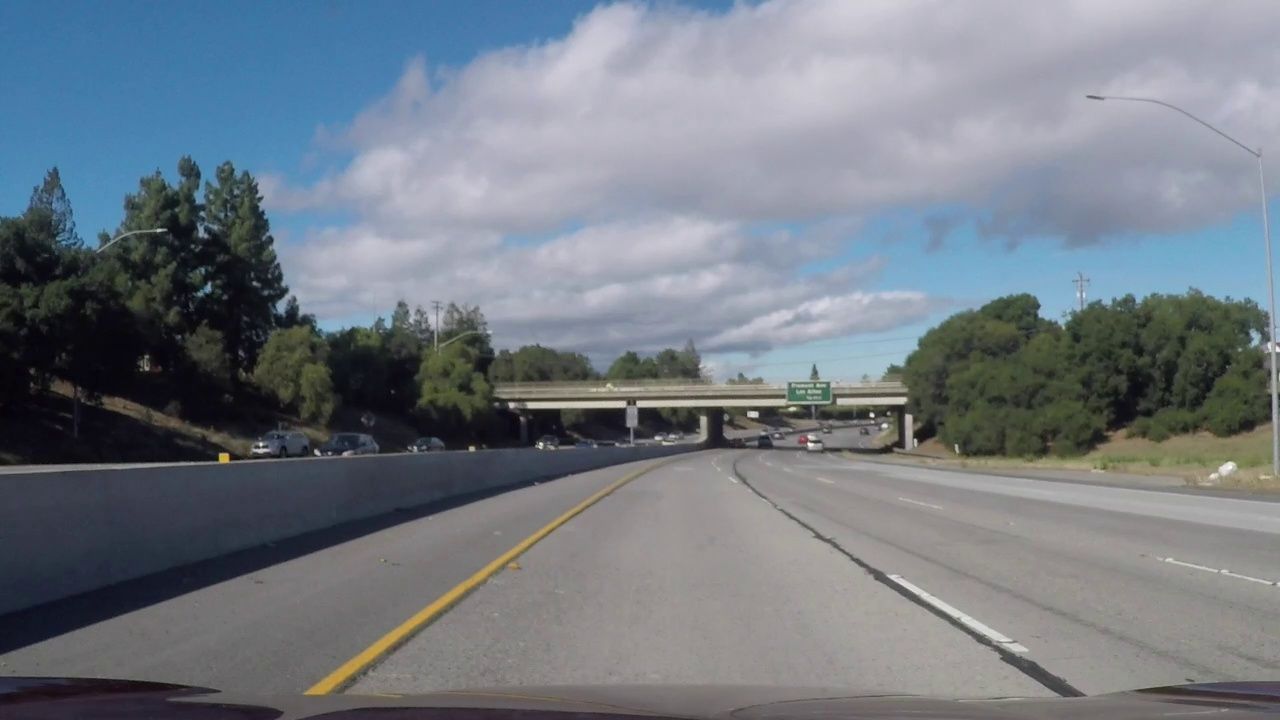
#> input picture Test_images/challnege_video/frame1.jpg, 1280 x 720 px, given in place of frame0.jpg, which was not available
$ python Process_image.py   (older library calls are emulated)
#> lines starting #> are read from the running program, lines starting #| are printed output that depends on the picture
### Image_processing_functions.py
import numpy as np
import cv2
import pickle
import glob
import matplotlib.pyplot as plt
import os
import function_parameters as FP
import text_print_functions as TPF

mtx = np.array([[1.15694035e+03, 0.00000000e+00, 6.65948597e+02],[0.00000000e+00, 1.15213869e+03, 3.88785178e+02],[0.00000000e+00, 0.00000000e+00, 1.00000000e+00]],np.float64)
dist = np.array([-2.37636612e-01, -8.54129776e-02, -7.90955950e-04, -1.15908700e-04, 1.05741395e-01],np.float64)


#Function that undistorts image with calculated mtx and dist
def undistort(img):
    undist = cv2.undistort(img, mtx, dist, None, mtx)
    return undist


#Function that converts Region of Interest (ROI) defined with "src" points
#and makes perspective transfrom to apply "birds eye view" on process_image
#also returns inverse matrix (Minv) for later usage with ploting lines to original image
# [1057 lines left out: functions unwarp, plot_fit_onto_img, sobel_abs_thresh, sobel_mag_thresh, sobel_dir_thresh, rgb_thresh and 18 more, not called in this run]

### Process_image.py
import numpy as np
import cv2
import pickle
import glob
import matplotlib.pyplot as plt
import Image_processing_functions as IPF
import sys
import function_parameters as FP

def main():
    if len(sys.argv) == 2:
        img_arg=sys.argv[1]
        print('Processing image: '+img_arg)
    else:
        img_arg='frame'+str(FP.frame)
        print('Processing default image: '+img_arg)

    dashcam_image_path = FP.dashcam_image_path
    # [7 lines of commented-out code are left out]
    exampleImg = cv2.imread(dashcam_image_path+img_arg+".jpg")
#> exampleImg is the input picture: shape (720, 1280, 3); mean B, G, R 131.8, 123, 115.2
    #exampleImg = cv2.imread('/home/profesor/Documents/test_files/roma/IRC04510/IMG00075.jpg')
    exampleImg = cv2.cvtColor(exampleImg, cv2.COLOR_BGR2RGB)

    exampleImg_undistort = IPF.undistort(exampleImg)
#> in undistort, `undist = cv2.undistort(img, mtx, dist, None, mtx)`:
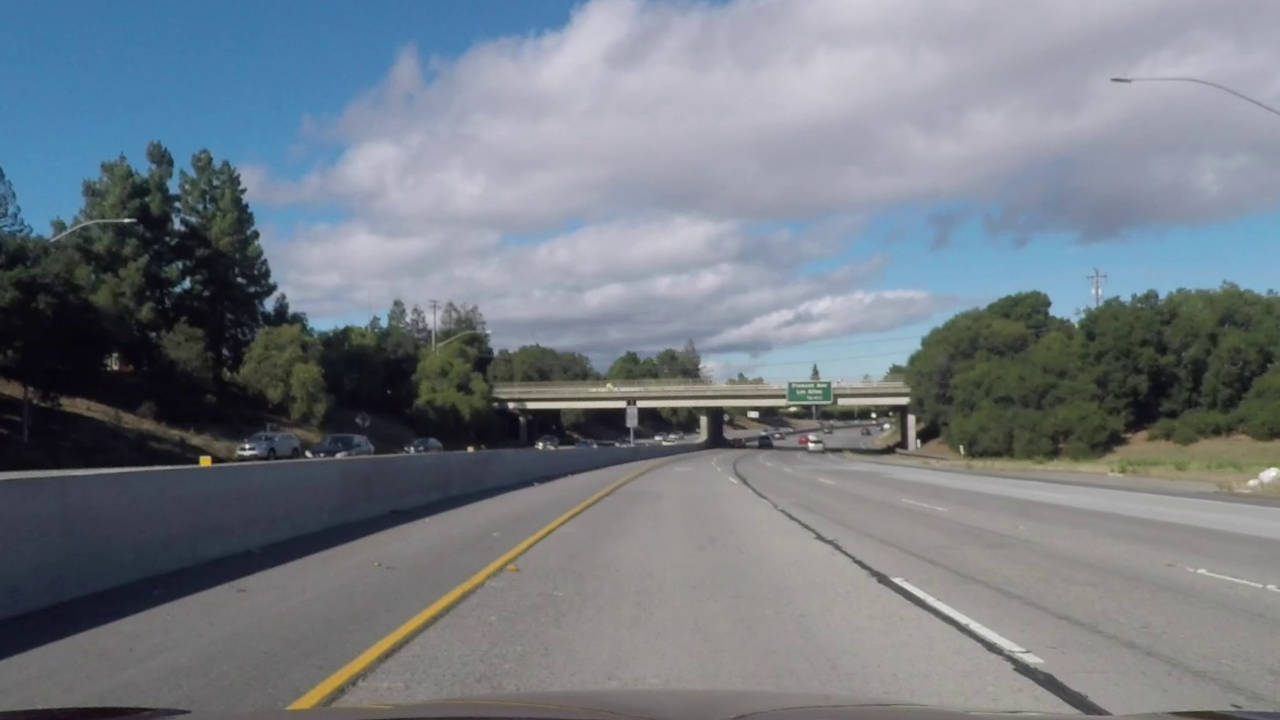
#> undist: shape (720, 1280, 3); mean R, G, B 116.8, 124.2, 132.4


    h,w = exampleImg_undistort.shape[:2]
#> h = 720; w = 1280
    # define source and destination points for transform
#> (the run stopped early here; a loop or call above may not have finished)

$ run again, on Test_images/challnege_video/frame120.jpg
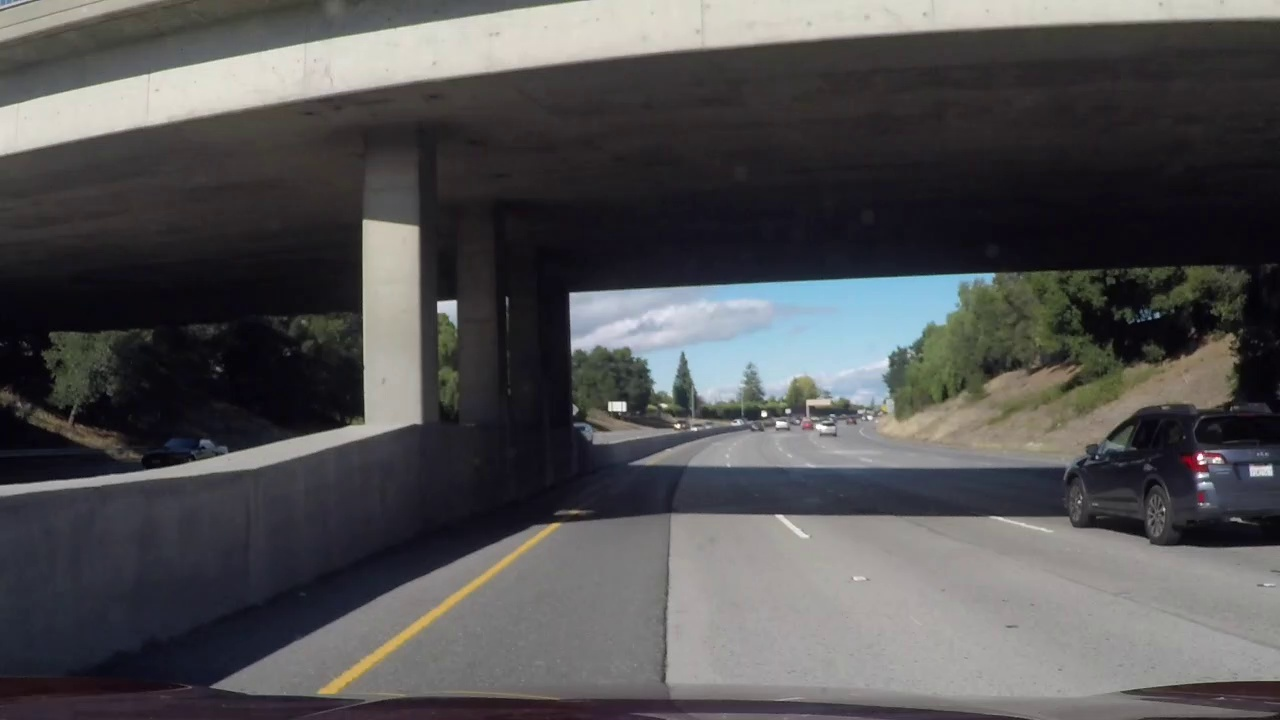
#> input picture Test_images/challnege_video/frame120.jpg, 1280 x 720 px, given in place of frame120.jpg.jpg, which was not available
#> in main, exampleImg is the input picture: shape (720, 1280, 3); mean B, G, R 82.5, 81.3, 82
#> in undistort, `undist = cv2.undistort(img, mtx, dist, None, mtx)`:
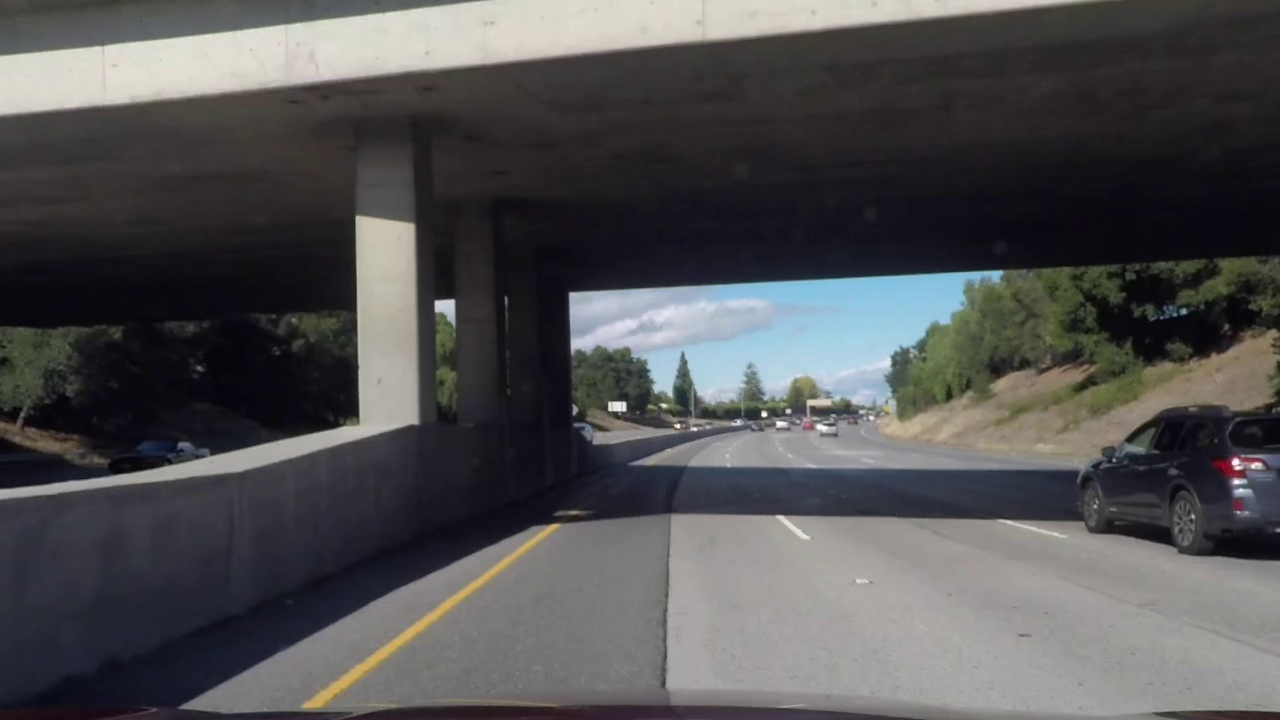
#> undist: shape (720, 1280, 3); mean R, G, B 81.6, 81.2, 82.3
